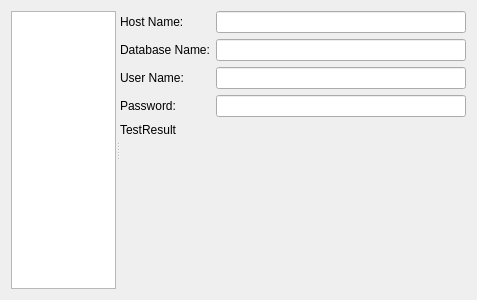
<?xml version="1.0" encoding="UTF-8"?>
<ui version="4.0">
 <class>Connections</class>
 <widget class="QWidget" name="Connections">
  <property name="geometry">
   <rect>
    <x>0</x>
    <y>0</y>
    <width>477</width>
    <height>300</height>
   </rect>
  </property>
  <layout class="QVBoxLayout" name="verticalLayout_2">
   <item>
    <widget class="QSplitter" name="splitter">
     <property name="orientation">
      <enum>Qt::Horizontal</enum>
     </property>
     <widget class="QListView" name="list"/>
     <widget class="QWidget" name="">
      <layout class="QVBoxLayout" name="verticalLayout">
       <item>
        <layout class="QFormLayout" name="formLayout">
         <item row="0" column="0">
          <widget class="QLabel" name="label">
           <property name="text">
            <string>Host Name:</string>
           </property>
           <property name="buddy">
            <cstring>hostName</cstring>
           </property>
          </widget>
         </item>
         <item row="0" column="1">
          <widget class="KLineEdit" name="hostName">
           <property name="minimumSize">
            <size>
             <width>250</width>
             <height>0</height>
            </size>
           </property>
          </widget>
         </item>
         <item row="1" column="0">
          <widget class="QLabel" name="label_2">
           <property name="text">
            <string>Database Name:</string>
           </property>
           <property name="buddy">
            <cstring>database</cstring>
           </property>
          </widget>
         </item>
         <item row="1" column="1">
          <widget class="KLineEdit" name="database"/>
         </item>
         <item row="2" column="0">
          <widget class="QLabel" name="label_3">
           <property name="text">
            <string>User Name:</string>
           </property>
           <property name="buddy">
            <cstring>userName</cstring>
           </property>
          </widget>
         </item>
         <item row="2" column="1">
          <widget class="KLineEdit" name="userName"/>
         </item>
         <item row="3" column="0">
          <widget class="QLabel" name="label_4">
           <property name="text">
            <string>Password:</string>
           </property>
           <property name="buddy">
            <cstring>password</cstring>
           </property>
          </widget>
         </item>
         <item row="3" column="1">
          <widget class="KLineEdit" name="password">
           <property name="echoMode">
            <enum>QLineEdit::Password</enum>
           </property>
          </widget>
         </item>
        </layout>
       </item>
       <item>
        <widget class="QLabel" name="testResult">
         <property name="sizePolicy">
          <sizepolicy hsizetype="Preferred" vsizetype="Expanding">
           <horstretch>0</horstretch>
           <verstretch>0</verstretch>
          </sizepolicy>
         </property>
         <property name="text">
          <string>TestResult</string>
         </property>
         <property name="alignment">
          <set>Qt::AlignLeading|Qt::AlignLeft|Qt::AlignTop</set>
         </property>
         <property name="wordWrap">
          <bool>true</bool>
         </property>
        </widget>
       </item>
      </layout>
     </widget>
    </widget>
   </item>
  </layout>
 </widget>
 <customwidgets>
  <customwidget>
   <class>KLineEdit</class>
   <extends>QLineEdit</extends>
   <header>klineedit.h</header>
  </customwidget>
 </customwidgets>
 <resources/>
 <connections/>
</ui>
